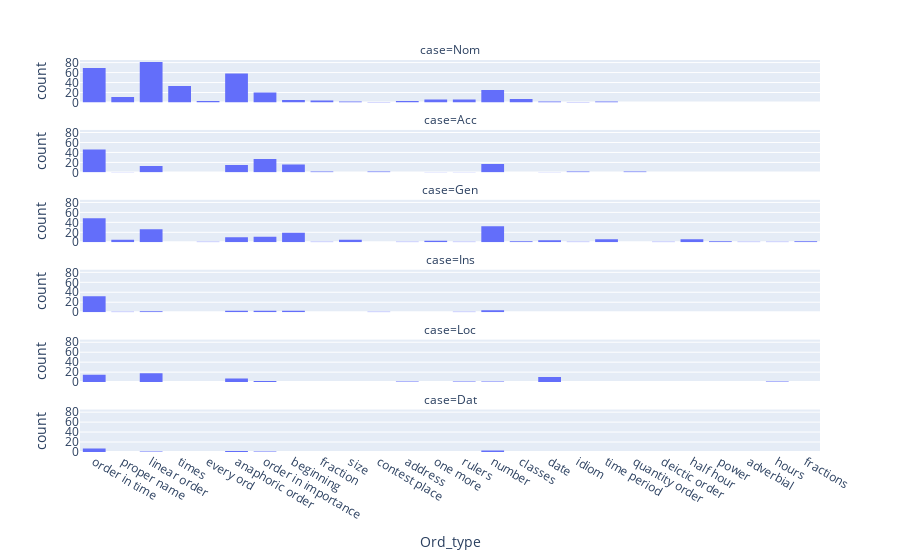

Notebook code for this chart:
### Markdown cell above
#### 3.2.2 Форма и тип контекста

### Code cell
small_ordinals_case = small_ordinals[pd.notna(small_ordinals['case'])]
px.histogram(small_ordinals_case, x="Ord_type", facet_col="case", facet_col_wrap = 1)

### Figure 1 — Plotly figure (JSON) as saved in the notebook; plotly's stock layout.template omitted (floating-point values rounded to 4 significant figures; data arrays with more than 128 entries replaced by an {"elided": "..."} marker saying what was removed)
{"data": [{"alignmentgroup": "True", "bingroup": "x", "hovertemplate": "case=Nom<br>Ord_type=%{x}<br>count=%{y}<extra></extra>", "legendgroup": "", "marker": {"color": "#636efa", "pattern": {"shape": ""}}, "name": "", "offsetgroup": "", "orientation": "v", "showlegend": false, "type": "histogram", "x": {"elided": "339 str values"}, "xaxis": "x6", "yaxis": "y6"}, {"alignmentgroup": "True", "bingroup": "x", "hovertemplate": "case=Acc<br>Ord_type=%{x}<br>count=%{y}<extra></extra>", "legendgroup": "", "marker": {"color": "#636efa", "pattern": {"shape": ""}}, "name": "", "offsetgroup": "", "orientation": "v", "showlegend": false, "type": "histogram", "x": {"elided": "146 str values"}, "xaxis": "x5", "yaxis": "y5"}, {"alignmentgroup": "True", "bingroup": "x", "hovertemplate": "case=Gen<br>Ord_type=%{x}<br>count=%{y}<extra></extra>", "legendgroup": "", "marker": {"color": "#636efa", "pattern": {"shape": ""}}, "name": "", "offsetgroup": "", "orientation": "v", "showlegend": false, "type": "histogram", "x": {"elided": "189 str values"}, "xaxis": "x4", "yaxis": "y4"}, {"alignmentgroup": "True", "bingroup": "x", "hovertemplate": "case=Ins<br>Ord_type=%{x}<br>count=%{y}<extra></extra>", "legendgroup": "", "marker": {"color": "#636efa", "pattern": {"shape": ""}}, "name": "", "offsetgroup": "", "orientation": "v", "showlegend": false, "type": "histogram", "x": ["linear order", "order in time", "proper name", "order in time", "order in time", "order in time", "order in time", "order in time", "order in time", "order in importance", "order in time", "order in importance", "order in time", "beginning", "order in time", "order in time", "order in time", "anaphoric order", "order in importance", "anaphoric order", "rulers", "beginning", "order in time", "order in time", "order in time", "order in time", "number", "number", "number", "order in time", "linear order", "order in time", "order in time", "order in time", "order in time", "order in time", "order in time", "order in time", "order in time", "beginning", "order in time", "number", "order in time", "contest place", "order in time", "anaphoric order", "order in time", "order in time", "order in time", "order in time"], "xaxis": "x3", "yaxis": "y3"}, {"alignmentgroup": "True", "bingroup": "x", "hovertemplate": "case=Loc<br>Ord_type=%{x}<br>count=%{y}<extra></extra>", "legendgroup": "", "marker": {"color": "#636efa", "pattern": {"shape": ""}}, "name": "", "offsetgroup": "", "orientation": "v", "showlegend": false, "type": "histogram", "x": ["order in time", "order in time", "order in time", "order in time", "order in time", "order in time", "order in time", "order in time", "linear order", "order in time", "linear order", "linear order", "date", "date", "date", "order in importance", "order in time", "order in time", "linear order", "linear order", "linear order", "linear order", "linear order", "date", "date", "linear order", "address", "linear order", "order in time", "anaphoric order", "anaphoric order", "anaphoric order", "linear order", "linear order", "date", "date", "linear order", "linear order", "linear order", "linear order", "order in importance", "anaphoric order", "date", "linear order", "order in time", "hours", "order in time", "anaphoric order", "anaphoric order", "number", "rulers", "anaphoric order", "order in time", "linear order", "date", "date"], "xaxis": "x2", "yaxis": "y2"}, {"alignmentgroup": "True", "bingroup": "x", "hovertemplate": "case=Dat<br>Ord_type=%{x}<br>count=%{y}<extra></extra>", "legendgroup": "", "marker": {"color": "#636efa", "pattern": {"shape": ""}}, "name": "", "offsetgroup": "", "orientation": "v", "showlegend": false, "type": "histogram", "x": ["order in time", "order in time", "order in importance", "order in time", "anaphoric order", "order in time", "order in time", "anaphoric order", "number", "order in time", "number", "order in time", "number", "linear order"], "xaxis": "x", "yaxis": "y"}], "layout": {"annotations": [{"font": {}, "showarrow": false, "text": "case=Dat", "x": 0.5, "xanchor": "center", "xref": "paper", "y": 0.1083, "yanchor": "bottom", "yref": "paper"}, {"font": {}, "showarrow": false, "text": "case=Loc", "x": 0.5, "xanchor": "center", "xref": "paper", "y": 0.2867, "yanchor": "bottom", "yref": "paper"}, {"font": {}, "showarrow": false, "text": "case=Ins", "x": 0.5, "xanchor": "center", "xref": "paper", "y": 0.465, "yanchor": "bottom", "yref": "paper"}, {"font": {}, "showarrow": false, "text": "case=Gen", "x": 0.5, "xanchor": "center", "xref": "paper", "y": 0.6433, "yanchor": "bottom", "yref": "paper"}, {"font": {}, "showarrow": false, "text": "case=Acc", "x": 0.5, "xanchor": "center", "xref": "paper", "y": 0.8217, "yanchor": "bottom", "yref": "paper"}, {"font": {}, "showarrow": false, "text": "case=Nom", "x": 0.5, "xanchor": "center", "xref": "paper", "y": 1.0, "yanchor": "bottom", "yref": "paper"}], "barmode": "relative", "legend": {"tracegroupgap": 0}, "margin": {"t": 60}, "xaxis": {"anchor": "y", "domain": [0, 1], "title": {"text": "Ord_type"}}, "xaxis2": {"anchor": "y2", "domain": [0, 1], "matches": "x", "showticklabels": false}, "xaxis3": {"anchor": "y3", "domain": [0, 1], "matches": "x", "showticklabels": false}, "xaxis4": {"anchor": "y4", "domain": [0, 1], "matches": "x", "showticklabels": false}, "xaxis5": {"anchor": "y5", "domain": [0, 1], "matches": "x", "showticklabels": false}, "xaxis6": {"anchor": "y6", "domain": [0, 1], "matches": "x", "showticklabels": false}, "yaxis": {"anchor": "x", "domain": [0, 0.1083], "title": {"text": "count"}}, "yaxis2": {"anchor": "x2", "domain": [0.1783, 0.2867], "matches": "y", "title": {"text": "count"}}, "yaxis3": {"anchor": "x3", "domain": [0.3567, 0.465], "matches": "y", "title": {"text": "count"}}, "yaxis4": {"anchor": "x4", "domain": [0.535, 0.6433], "matches": "y", "title": {"text": "count"}}, "yaxis5": {"anchor": "x5", "domain": [0.7133, 0.8217], "matches": "y", "title": {"text": "count"}}, "yaxis6": {"anchor": "x6", "domain": [0.8917, 1.0], "matches": "y", "title": {"text": "count"}}}}
